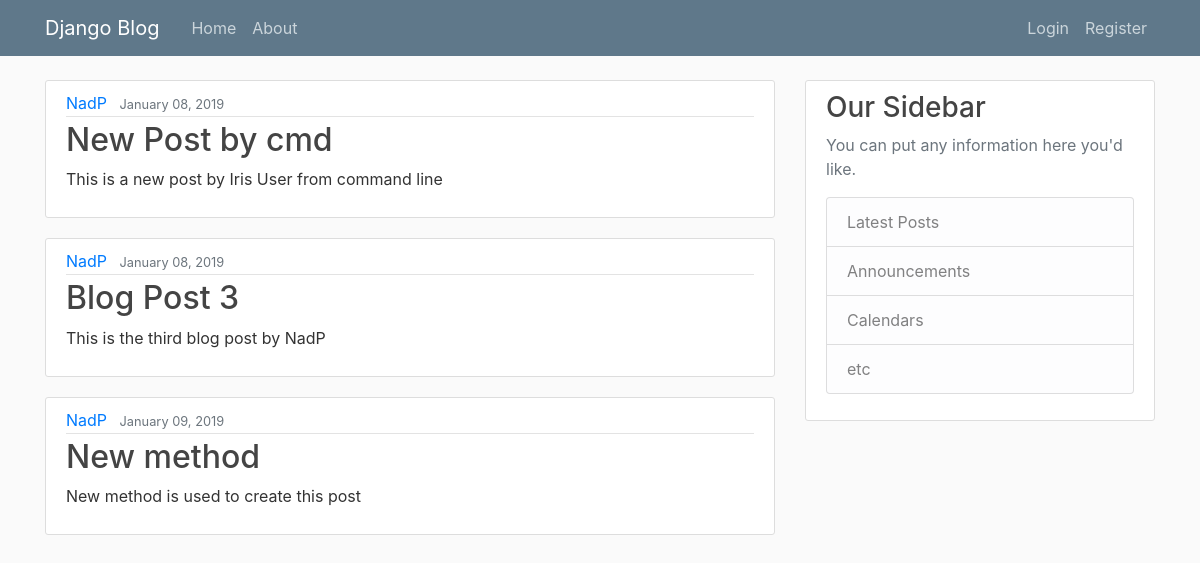
The page / on the database its author committed.
### Blogs/models.py (models this page shows, shortened)
class Post(models.Model):
    title = models.CharField(max_length = 100)
    content = models.TextField()
    date_posted = models.DateTimeField(default=timezone.now)
    author = models.ForeignKey(User, on_delete=models.CASCADE)

### Blogs/views.py (the view)
# urls.py: path('', views.Home, name='Blog-Home'),
def Home(request):
    context = {
        'posts': Post.objects.all()
    }
    return render(request, 'Blogs/home.html', context)

### Blogs/templates/Blogs/home.html
{% extends "Blogs/base.html" %}
{% block content %}
    {% for post in posts %}
    <article class="media content-section">
        <div class="media-body">
          <div class="article-metadata">
            <a class="mr-2" href="#">{{ post.author }}</a>
            <small class="text-muted">{{ post.date_posted|date:"F d, Y" }}</small>
          </div>
          <h2><a class="article-title" href="#">{{ post.title }}</a></h2>
          <p class="article-content">{{ post.content }}</p>
        </div>
      </article>
    {% endfor %}
{% endblock content %}

### Blogs/templates/Blogs/base.html (shortened to what this page needs)
{% load static %}
<!DOCTYPE html>
<html>
    <head>
        <link rel="stylesheet" href="https://stackpath.bootstrapcdn.com/bootstrap/4.2.1/css/bootstrap.min.css">
        <link rel="stylesheet" type="text/css" href="{% static 'Blogs/main.css' %}"></link>
    </head>
    <body>
            <header class="site-header">
                <nav class="navbar navbar-expand-md navbar-dark bg-steel fixed-top">
                    <div class="container">
                        <a class="navbar-brand mr-4" href="{% url 'Blog-Home' %}">Django Blog</a>
                        <div class="collapse navbar-collapse" id="navbarToggle">
                            <div class="navbar-nav mr-auto">
                                <a class="nav-item nav-link" href="{% url 'Blog-Home' %}">Home</a>
                                <a class="nav-item nav-link" href="{% url 'About-Home' %}">About</a>
                            </div>
                            <div class="navbar-nav">
                                {% if user.is_authenticated %}
                                <a class="nav-item nav-link" href="{% url 'profile' %}">Profile</a>
                                <a class="nav-item nav-link" href="{% url 'logout' %}">Log Out</a>
                                {% else %}
                                <a class="nav-item nav-link" href="{% url 'login' %}">Login</a>
                                <a class="nav-item nav-link" href="{% url 'register' %}">Register</a>
                                {% endif %}
                            </div>
                        </div>
                    </div>
                </nav>
            </header>
            <main role="main" class="container">
                <div class="row">
                    <div class="col-md-8">
                        {% block content %}{% endblock %}
                    </div>
                    <div class="col-md-4">
                        <div class="content-section">
                            <h3>Our Sidebar</h3>
                            <p class='text-muted'>You can put any information here you'd like.
                            <ul class="list-group">
                                <li class="list-group-item list-group-item-light">Latest Posts</li>
                                <li class="list-group-item list-group-item-light">Announcements</li>
                                <li class="list-group-item list-group-item-light">Calendars</li>
                                <li class="list-group-item list-group-item-light">etc</li>
                            </ul>
                            </p>
                        </div>
                    </div>
                </div>
            </main>
    </body>
</html>

### Blogs/static/Blogs/main.css (style rules this page uses)
body { background: #fafafa; color: #333333; margin-top: 5rem; }
h1, h2, h3, h4, h5, h6 { color: #444444; }
ul { margin: 0; }
.bg-steel { background-color: #5f788a; }
.site-header .navbar-nav .nav-link { color: #cbd5db; }
.content-section { background: #ffffff; padding: 10px 20px; border: 1px solid #dddddd; border-radius: 3px; margin-bottom: 20px; }
.article-title { color: #444444; }
.article-content { white-space: pre-line; }
.article-metadata { padding-bottom: 1px; margin-bottom: 4px; border-bottom: 1px solid #e3e3e3 }

### rows shown on the page
Post: author "NadP", date_posted "January 08, 2019", title "New Post by cmd", content "This is a new post by Iris User from command line"
Post: author "NadP", date_posted "January 08, 2019", title "Blog Post 3", content "This is the third blog post by NadP"
Post: author "NadP", date_posted "January 09, 2019", title "New method", content "New method is used to create this post"
